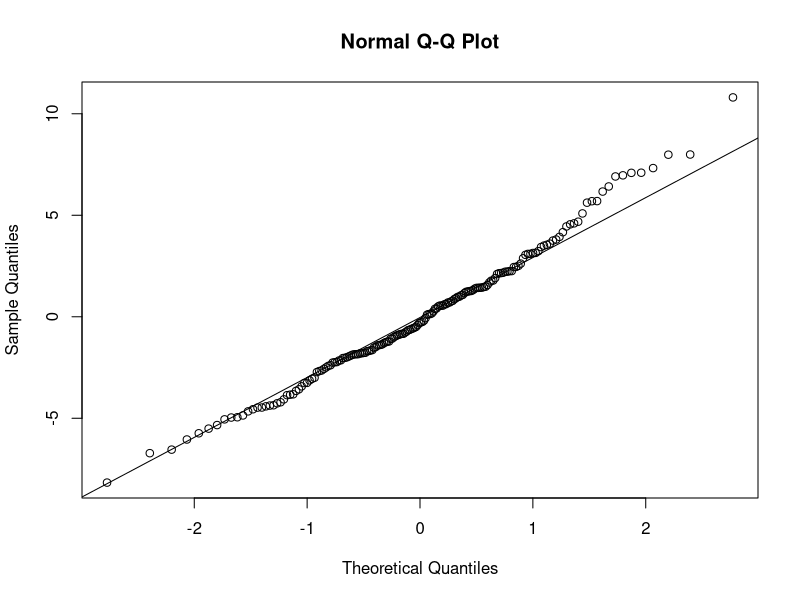
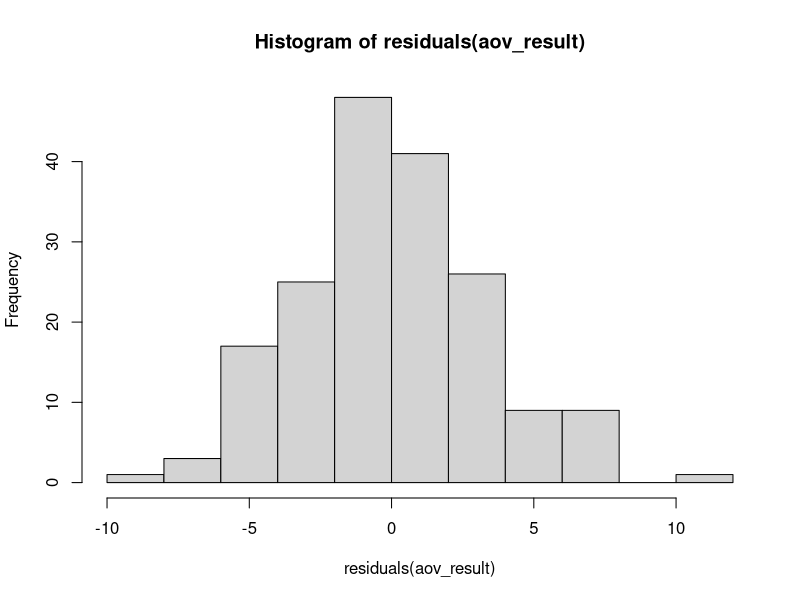
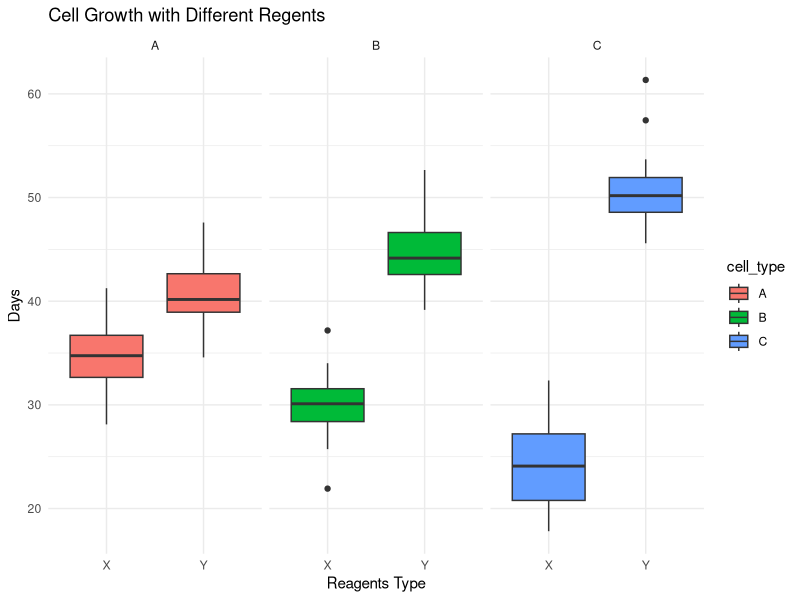
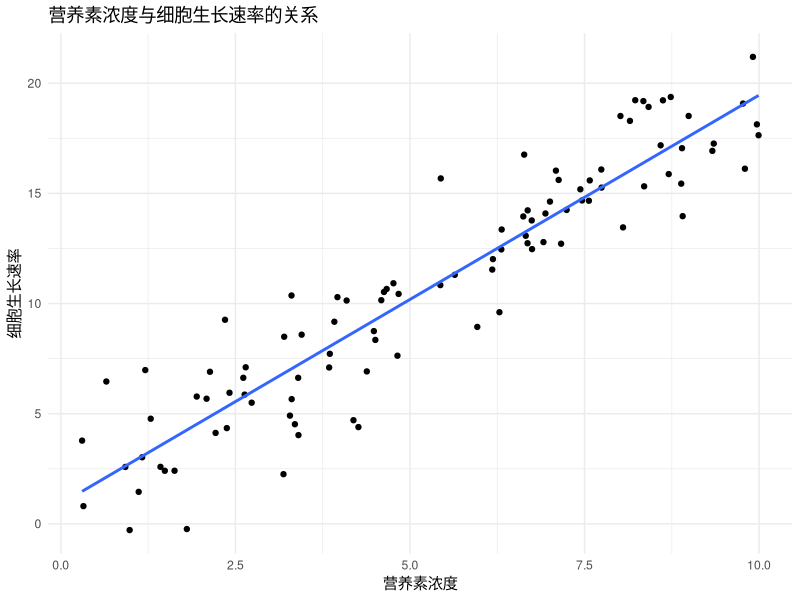

Write R code to recreate these figures, in order.
## ---- chunk 1
# 假设的数据
set.seed(123) # 确保结果的可重复性
cell_growth <- data.frame(
  cell_type = factor(rep(c("A", "B", "C"), each = 60)),
  reagents_type = factor(rep(c("X", "Y"), each = 30)),
  days = c(rnorm(30, mean = 35, sd = 3.5), 
             rnorm(30, mean = 40, sd = 3.5), 
             rnorm(30, mean = 30, sd = 3.5), 
             rnorm(30, mean = 45, sd = 3.5), 
             rnorm(30, mean = 25, sd = 3.5), 
             rnorm(30, mean = 50, sd = 3.5))
)
head(cell_growth)
## ---- chunk 2
# ANOVA
aov_result <- aov(days ~ cell_type * reagents_type, data = cell_growth)
summary(aov_result)
## ---- chunk 3
qqnorm(residuals(aov_result))
qqline(residuals(aov_result))
## ---- chunk 4
hist(residuals(aov_result))
## ---- chunk 5
shapiro_res_test <- shapiro.test(residuals(aov_result))
shapiro_res_test
## ---- chunk 6
# TukeyHSD进行多重比较
TukeyHSD(aov_result)
## ---- chunk 7
# 使用ggplot2绘图
library(ggplot2)
ggplot(cell_growth, aes(x = reagents_type, y = days, fill = cell_type)) +
  geom_boxplot() +
  facet_wrap(~ cell_type) +
  theme_minimal() +
  labs(title = "Cell Growth with Different Regents", x = "Reagents Type", y = "Days")
## ---- chunk 8
set.seed(2023) # 为了确保结果的可重复性

# 假设营养素浓度范围从0到10，我们有100个样本点
nutrient_concentration <- runif(100, min = 0, max = 10)

# 假设生长速率和营养素浓度有线性关系，但也加入一些随机噪声
# 例如：growth_rate = 2 * nutrient_concentration + error
growth_rate <- 2 * nutrient_concentration + rnorm(100, mean = 0, sd = 2)

# 创建数据框
experiment_data <- data.frame(
  nutrient_concentration = nutrient_concentration,
  growth_rate = growth_rate
)

head(experiment_data,n=2) # 显示数据框

## ---- chunk 9
model <- lm(growth_rate ~ nutrient_concentration, data = experiment_data)
## ---- chunk 10
summary(model)
## ---- chunk 11
ggplot(experiment_data, aes(x = nutrient_concentration, y = growth_rate)) +
  geom_point() +                                # 绘制散点
  geom_smooth(method = "lm", se = FALSE) +      # 绘制线性回归线，不包括置信区间
  labs(x = "营养素浓度", y = "细胞生长速率", title = "营养素浓度与细胞生长速率的关系") +
  theme_minimal()
